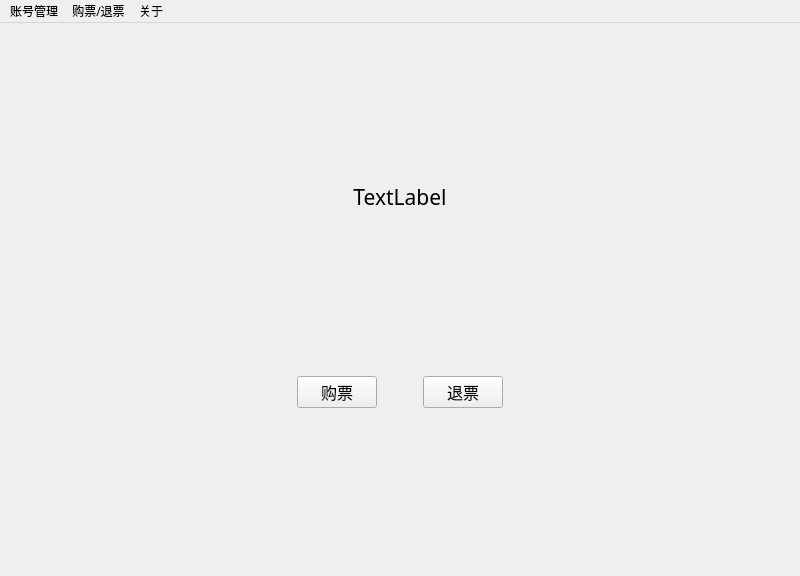
<?xml version="1.0" encoding="UTF-8"?>
<ui version="4.0">
 <class>userMainWindow</class>
 <widget class="QMainWindow" name="userMainWindow">
  <property name="geometry">
   <rect>
    <x>0</x>
    <y>0</y>
    <width>800</width>
    <height>576</height>
   </rect>
  </property>
  <property name="font">
   <font>
    <family>黑体</family>
   </font>
  </property>
  <property name="windowTitle">
   <string>MainWindow</string>
  </property>
  <widget class="QWidget" name="centralwidget">
   <layout class="QVBoxLayout" name="verticalLayout">
    <item>
     <spacer name="verticalSpacer_2">
      <property name="orientation">
       <enum>Qt::Vertical</enum>
      </property>
      <property name="sizeHint" stdset="0">
       <size>
        <width>20</width>
        <height>40</height>
       </size>
      </property>
     </spacer>
    </item>
    <item>
     <widget class="QLabel" name="label_tt">
      <property name="font">
       <font>
        <pointsize>16</pointsize>
       </font>
      </property>
      <property name="text">
       <string>TextLabel</string>
      </property>
      <property name="alignment">
       <set>Qt::AlignCenter</set>
      </property>
     </widget>
    </item>
    <item>
     <spacer name="verticalSpacer">
      <property name="orientation">
       <enum>Qt::Vertical</enum>
      </property>
      <property name="sizeHint" stdset="0">
       <size>
        <width>20</width>
        <height>40</height>
       </size>
      </property>
     </spacer>
    </item>
    <item>
     <widget class="QWidget" name="widget" native="true">
      <layout class="QHBoxLayout" name="horizontalLayout">
       <item>
        <spacer name="horizontalSpacer">
         <property name="orientation">
          <enum>Qt::Horizontal</enum>
         </property>
         <property name="sizeHint" stdset="0">
          <size>
           <width>40</width>
           <height>20</height>
          </size>
         </property>
        </spacer>
       </item>
       <item>
        <widget class="QPushButton" name="buyBtn">
         <property name="font">
          <font>
           <pointsize>12</pointsize>
          </font>
         </property>
         <property name="text">
          <string>购票</string>
         </property>
        </widget>
       </item>
       <item>
        <spacer name="horizontalSpacer_3">
         <property name="orientation">
          <enum>Qt::Horizontal</enum>
         </property>
         <property name="sizeType">
          <enum>QSizePolicy::Preferred</enum>
         </property>
         <property name="sizeHint" stdset="0">
          <size>
           <width>40</width>
           <height>20</height>
          </size>
         </property>
        </spacer>
       </item>
       <item>
        <widget class="QPushButton" name="returnBtn">
         <property name="font">
          <font>
           <pointsize>12</pointsize>
          </font>
         </property>
         <property name="text">
          <string>退票</string>
         </property>
        </widget>
       </item>
       <item>
        <spacer name="horizontalSpacer_2">
         <property name="orientation">
          <enum>Qt::Horizontal</enum>
         </property>
         <property name="sizeHint" stdset="0">
          <size>
           <width>40</width>
           <height>20</height>
          </size>
         </property>
        </spacer>
       </item>
      </layout>
     </widget>
    </item>
    <item>
     <spacer name="verticalSpacer_3">
      <property name="orientation">
       <enum>Qt::Vertical</enum>
      </property>
      <property name="sizeHint" stdset="0">
       <size>
        <width>20</width>
        <height>40</height>
       </size>
      </property>
     </spacer>
    </item>
   </layout>
  </widget>
  <widget class="QMenuBar" name="menubar">
   <property name="geometry">
    <rect>
     <x>0</x>
     <y>0</y>
     <width>800</width>
     <height>17</height>
    </rect>
   </property>
   <widget class="QMenu" name="menu">
    <property name="title">
     <string>账号管理</string>
    </property>
    <widget class="QMenu" name="menuAccount">
     <property name="enabled">
      <bool>true</bool>
     </property>
     <property name="title">
      <string>账号</string>
     </property>
     <addaction name="actionShow"/>
     <addaction name="separator"/>
     <addaction name="actionChangepsw"/>
    </widget>
    <addaction name="menuAccount"/>
    <addaction name="separator"/>
    <addaction name="actionLogout"/>
   </widget>
   <widget class="QMenu" name="menu_2">
    <property name="title">
     <string>购票/退票</string>
    </property>
    <addaction name="actionBuy"/>
    <addaction name="actionReturn"/>
   </widget>
   <widget class="QMenu" name="menu_3">
    <property name="title">
     <string>关于</string>
    </property>
    <addaction name="actionAbout"/>
   </widget>
   <addaction name="menu"/>
   <addaction name="menu_2"/>
   <addaction name="menu_3"/>
  </widget>
  <action name="actionAbout">
   <property name="text">
    <string>关于</string>
   </property>
  </action>
  <action name="actionBuy">
   <property name="text">
    <string>购票</string>
   </property>
  </action>
  <action name="actionReturn">
   <property name="text">
    <string>退票</string>
   </property>
  </action>
  <action name="actionShow">
   <property name="enabled">
    <bool>false</bool>
   </property>
   <property name="text">
    <string>show</string>
   </property>
  </action>
  <action name="actionChangepsw">
   <property name="text">
    <string>更改密码</string>
   </property>
  </action>
  <action name="actionDelete">
   <property name="text">
    <string>注销账号</string>
   </property>
  </action>
  <action name="actionLogout">
   <property name="text">
    <string>退出登录</string>
   </property>
  </action>
 </widget>
 <resources/>
 <connections/>
</ui>
